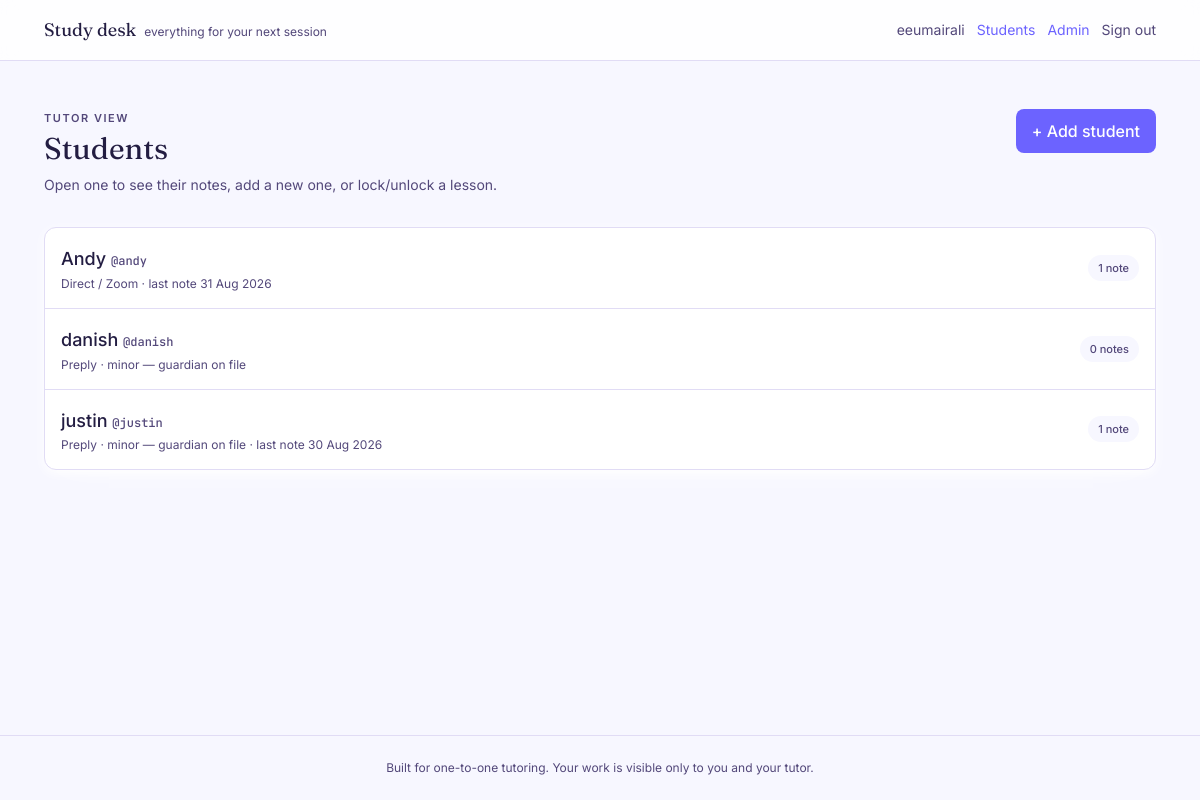
/students/ (signed in), run on an earlier commit of the app's database.
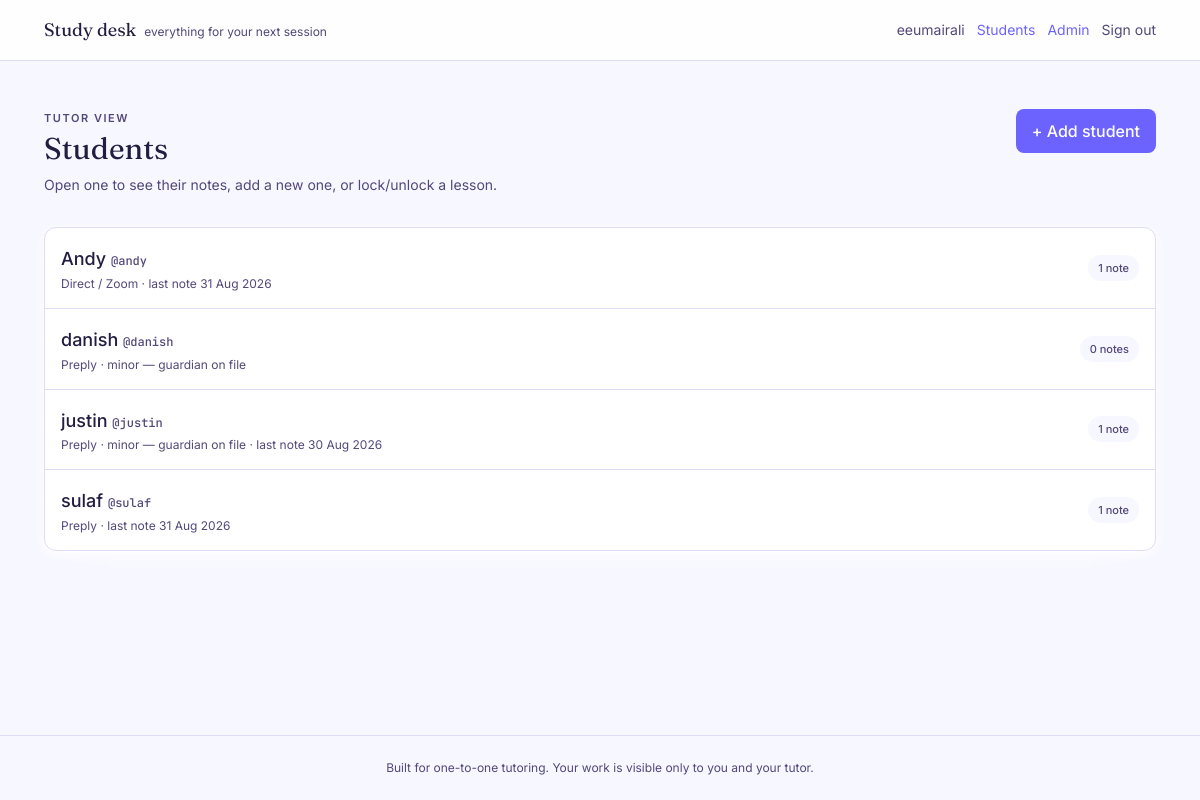
And on a later commit of the database.
### accounts/models.py (models this page shows, shortened)
class StudentProfile(models.Model):
    PLATFORMS = [
        ("fiverr", "Fiverr"),
        ("preply", "Preply"),
        ("direct", "Direct / Zoom"),
    ]
    user = models.OneToOneField(
        settings.AUTH_USER_MODEL, on_delete=models.CASCADE, related_name="student_profile"
    )
    display_name = models.CharField(
        max_length=60, help_text="What the student is called in lessons. A first name is enough."
    )
    platform = models.CharField(max_length=20, choices=PLATFORMS, default="direct")
    is_minor = models.BooleanField(
        default=False, help_text="Tick if under 18. Guardian contact is then required."
    )
    guardian_email = models.EmailField(
        blank=True, help_text="Only for students under 18. Leave empty otherwise."
    )
    notes = models.TextField(
        blank=True, help_text="Teaching notes only. Do not store anything sensitive here."
    )
    created_at = models.DateTimeField(auto_now_add=True)
    class Meta:
        ordering = ["display_name"]

### learning/views.py (the view)
# urls.py: path("students/", views.student_list, name="student_list"),
@staff_member_required
def student_list(request):
    profiles = StudentProfile.objects.select_related("user").order_by("display_name")
    rows = []
    for profile in profiles:
        lessons = Lesson.objects.filter(student=profile.user)
        rows.append({
            "profile": profile,
            "lesson_count": lessons.count(),
            "last_date": lessons.order_by("-date").values_list("date", flat=True).first(),
        })
    unlinked = User.objects.filter(student_profile__isnull=True, is_staff=False)
    return render(request, "learning/tutor/student_list.html", {"rows": rows, "unlinked": unlinked})

### templates/learning/tutor/student_list.html (shortened to what this page needs)
{% extends "base.html" %}
{% block content %}
<div class="flex flex-wrap items-start justify-between gap-4">
  <div>
    <p class="eyebrow">Tutor view</p>
    <h1 class="mt-1 font-display text-3xl">Students</h1>
    <p class="mt-2 text-sm text-slate-500">Open one to see their notes, add a new one, or lock/unlock a lesson.</p>
  </div>
  <a href="{% url 'student_create' %}" class="btn-primary shrink-0">+ Add student</a>
</div>
<div class="mt-8 divide-y divide-line overflow-hidden rounded-xl border border-line bg-card shadow-card">
  {% for row in rows %}
    <a href="{% url 'student_detail' row.profile.user.id %}" class="flex items-center justify-between gap-4 p-4 transition hover:bg-paper">
      <div class="min-w-0">
        <p class="font-medium">{{ row.profile.display_name }} <span class="font-mono text-xs text-slate-500">@{{ row.profile.user.username }}</span></p>
        <p class="mt-0.5 text-xs text-slate-500">
          {{ row.profile.get_platform_display }}{% if row.profile.is_minor %} · minor — guardian on file{% endif %}
          {% if row.last_date %} · last note {{ row.last_date }}{% endif %}
        </p>
      </div>
      <span class="shrink-0 rounded-full bg-paper px-2.5 py-1 text-[11px] font-medium text-slate-500">{{ row.lesson_count }} note{{ row.lesson_count|pluralize }}</span>
    </a>
  {% empty %}
    <p class="p-6 text-sm text-slate-500">No students yet — click "+ Add student" above.</p>
  {% endfor %}
</div>
{% endblock %}

What changed in the data, as far as the page shows it:
added StudentProfile: profile.display_name "sulaf", profile.user.username "sulaf", profile.platform "Preply", last_date "31 Aug 2026", lesson_count "1"
